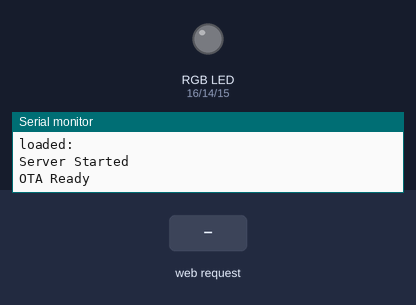
Bench run of a sketch on a simulated ESP8266 (NodeMCU). On the bench: an RGB LED mixed from three pins (HIGH = lit), the last lines printed to the serial monitor. The inputs (shaded band) are chosen by the test bench. Dim RGB values are drawn brighter than linear; WiFi joins after 1.5 s; servers stay silent unless stated; storage starts empty.

Above: at 2.7 s.
2.8 s: HTTP request GET /PostLedLata?red=1 received
At 3.8 s:
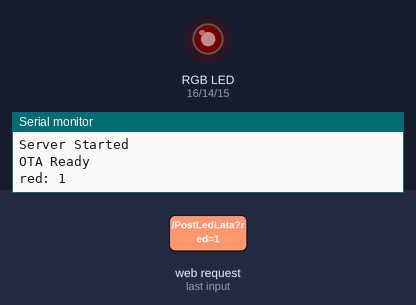
4.3 s: HTTP request GET /PostLedLata?green=1 received
At 5.0 s:
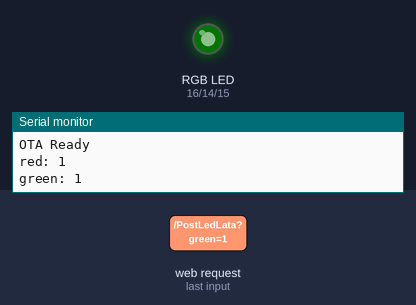
5.8 s: HTTP request GET /PostLedLata?blue=1 received
At 6.2 s:
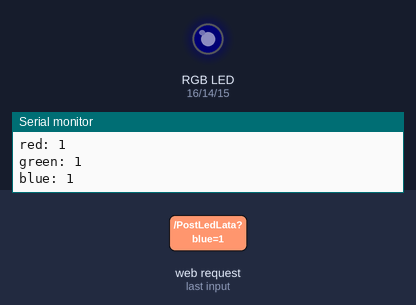
7.3 s: HTTP request GET /PostLedLata?red=120 received
At 8.5 s:
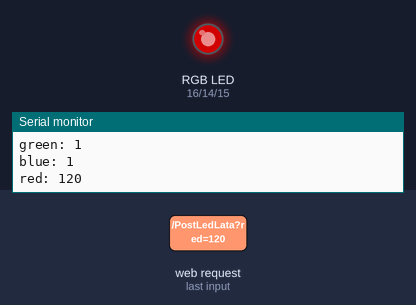
8.8 s: HTTP request GET /PostLedLata?green=120 received
At 9.6 s:
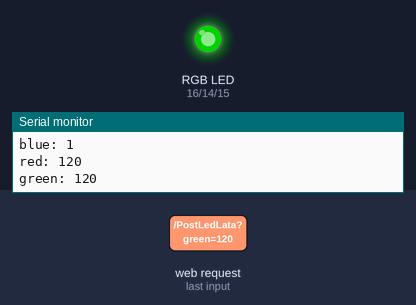
10.3 s: HTTP request GET /PostLedLata?blue=120 received
At 10.8 s:
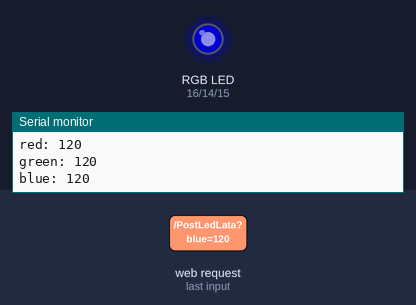
Timing chart, 0 to 12.8 s (numbered marks = the images above; inputs shaded):
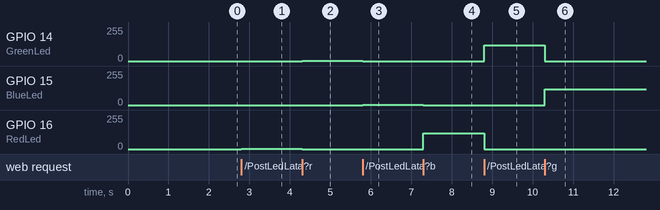

The sketch:

WifiHttpServer.ino
```cpp
#include <ESP8266WiFi.h>
#include <ESP8266mDNS.h>
#include <ESP8266WebServer.h>
#include <WiFiUdp.h>
#include <ArduinoOTA.h>
#include <FS.h>   //Include File System Headers

ESP8266WebServer server(80);

//---pin out---
int RedLed = 16;
int GreenLed=14;
int BlueLed=15;

//--- OTA/mDNS start data ---
const char OtaPassword[] = "Yourpassword";
const char OtaHostName[] = "YourhostName";
int OtaPort = 15727;

//--- wifi start data ---
const char HostName[] = "YourWifiHostNmae";
const char Password[] = "YouWifiPassword";

//--- htlm file ---
String Html;

void setup() {

  Serial.begin(115200);
  Serial.println("Start");


  StartWifi();
  //---mDNS isn´t necesary while using OTA---
  //Start_mDNS();
  LoadHtmlTemplate();
  StartLedServer();
  StartOTA();
}

void loop() {

  server.handleClient();
  ArduinoOTA.handle();
}

void LoadHtmlTemplate(){

  if(SPIFFS.begin()){
      Serial.println("SPIDFFS started correctly");

      File htmlFile = SPIFFS.open("/index.html", "r");

      if(!htmlFile){
        Serial.println("Failed to open html file for reading");
        Html = "<h1>Error loading the file </h1>";
      }

      Html = htmlFile.readString();

      htmlFile.close();
      Serial.print("loaded: ");
      Serial.println(Html);

  }else{
    Serial.println("SPIDFFS error on start");
    Html = "<h1>Error at initiating the file system </h1>";
  }


  }

void HandleRoot() {
  server.send(200, "text/html",  Html);
  }

void HandleLedData() {

  if(server.hasArg("red")){
    int value = server.arg("red").toInt();
    analogWrite(RedLed, value);
      Serial.println("red: "+String(value));
    }else{
      analogWrite(RedLed, 0);

     }

  if(server.hasArg("green")){
    int value = server.arg("green").toInt();
    analogWrite(GreenLed, value);
      Serial.println("green: "+String(value));
    }else{
      analogWrite(GreenLed, 0);

     }

  if(server.hasArg("blue")){
    int value = server.arg("blue").toInt();
    analogWrite(BlueLed, value);
    Serial.println("blue: "+String(value));
    }else{

      analogWrite(BlueLed, 0);
     }

  }

void StartLedServer(){

  analogWrite(RedLed, 0);
  analogWrite(GreenLed, 0);
  analogWrite(BlueLed, 0);

  server.on("/", HandleRoot);
  server.on("/PostLedLata", HandleLedData);

  server.onNotFound(handleWebRequests);
  server.begin();

  Serial.println("Server Started");
}

void handleWebRequests(){

  Serial.print(loadFromSpiffs(server.uri()));

  if(loadFromSpiffs(server.uri())) return;
  String message = "File Not Detected\n\n";
  message += "URI: ";
  message += server.uri();
  message += "\nMethod: ";
  message += (server.method() == HTTP_GET)?"GET":"POST";
  message += "\nArguments: ";
  message += server.args();
  message += "\n";
  for (uint8_t i=0; i<server.args(); i++){
    message += " NAME:"+server.argName(i) + "\n VALUE:" + server.arg(i) + "\n";
  }
  server.send(404, "text/plain", message);
  Serial.println(message);
}


bool loadFromSpiffs(String path){
  String dataType = "text/plain";
  if(path.endsWith("/")) path += "index.htm";

  if(path.endsWith(".src")) path = path.substring(0, path.lastIndexOf("."));
  else if(path.endsWith(".html")) dataType = "text/html";
  else if(path.endsWith(".htm")) dataType = "text/html";
  else if(path.endsWith(".css")) dataType = "text/css";
  else if(path.endsWith(".js")) dataType = "application/javascript";
  else if(path.endsWith(".png")) dataType = "image/png";
  else if(path.endsWith(".gif")) dataType = "image/gif";
  else if(path.endsWith(".jpg")) dataType = "image/jpeg";
  else if(path.endsWith(".ico")) dataType = "image/x-icon";
  else if(path.endsWith(".xml")) dataType = "text/xml";
  else if(path.endsWith(".pdf")) dataType = "application/pdf";
  else if(path.endsWith(".zip")) dataType = "application/zip";
  File dataFile = SPIFFS.open(path.c_str(), "r");
  if (server.hasArg("download")) dataType = "application/octet-stream";
  if (server.streamFile(dataFile, dataType) != dataFile.size()) {
  }
  Serial.println("----");
  Serial.println(path);
  Serial.println("----");


  dataFile.close();
  return true;
}

void Start_mDNS(){
 if (!MDNS.begin(OtaHostName))
 {
   Serial.println("Error starting mDNS");
 }
 Serial.println("mDNS started");
}

void StartWifi(){
  WiFi.begin(HostName, Password);

  while (WiFi.status() != WL_CONNECTED)
  {
    delay(500);

  }
  Serial.println("conected");

  Serial.print("IP address: ");
  Serial.println(WiFi.localIP());
}

void StartOTA(){
  SPIFFS.end();

  // Port defaults to 8266
  ArduinoOTA.setPort(OtaPort);

  // Hostname defaults to esp8266-[ChipID]
  ArduinoOTA.setHostname(OtaHostName);

  // No authentication by default
  ArduinoOTA.setPassword(OtaPassword);

  // Password can be set with it's md5 value as well
  //MD5(admin) = cfcd208495d565ef66e7dff9f98764da
  //ArduinoOTA.setPasswordHash("cfcd208495d565ef66e7dff9f98764da");

  ArduinoOTA.onStart([]() {
    String type;
    if (ArduinoOTA.getCommand() == U_FLASH)
      type = "sketch";
    else // U_SPIFFS
      type = "filesystem";

    // NOTE: if updating SPIFFS this would be the place to unmount SPIFFS using SPIFFS.end()
    Serial.println("Start updating " + type);
  });
  ArduinoOTA.onEnd([]() {
    Serial.println("\nEnd");
  });
  ArduinoOTA.onProgress([](unsigned int progress, unsigned int total) {
    Serial.printf("Progress: %u%%\r", (progress / (total / 100)));
  });
  ArduinoOTA.onError([](ota_error_t error) {
    Serial.printf("Error[%u]: ", error);
    if (error == OTA_AUTH_ERROR) Serial.println("Auth Failed");
    else if (error == OTA_BEGIN_ERROR) Serial.println("Begin Failed");
    else if (error == OTA_CONNECT_ERROR) Serial.println("Connect Failed");
    else if (error == OTA_RECEIVE_ERROR) Serial.println("Receive Failed");
    else if (error == OTA_END_ERROR) Serial.println("End Failed");
  });
  ArduinoOTA.begin();
  Serial.println("OTA Ready");
}
```

Measured:
- after the input at 2.8 s, GPIO 16 (RedLed): 0/255 → 1/255 at once
- after the input at 4.3 s, GPIO 14 (GreenLed): 0/255 → 1/255 at once; GPIO 16 (RedLed): 1/255 → 0/255 at once
- after the input at 5.8 s, GPIO 14 (GreenLed): 1/255 → 0/255 at once; GPIO 15 (BlueLed): 0/255 → 1/255 at once
- after the input at 7.3 s, GPIO 15 (BlueLed): 1/255 → 0/255 at once; GPIO 16 (RedLed): 0/255 → 120/255 at once
- after the input at 8.8 s, GPIO 14 (GreenLed): 0/255 → 120/255 at once; GPIO 16 (RedLed): 120/255 → 0/255 at once
- after the input at 10.3 s, GPIO 14 (GreenLed): 120/255 → 0/255 at once; GPIO 15 (BlueLed): 0/255 → 120/255 at once
